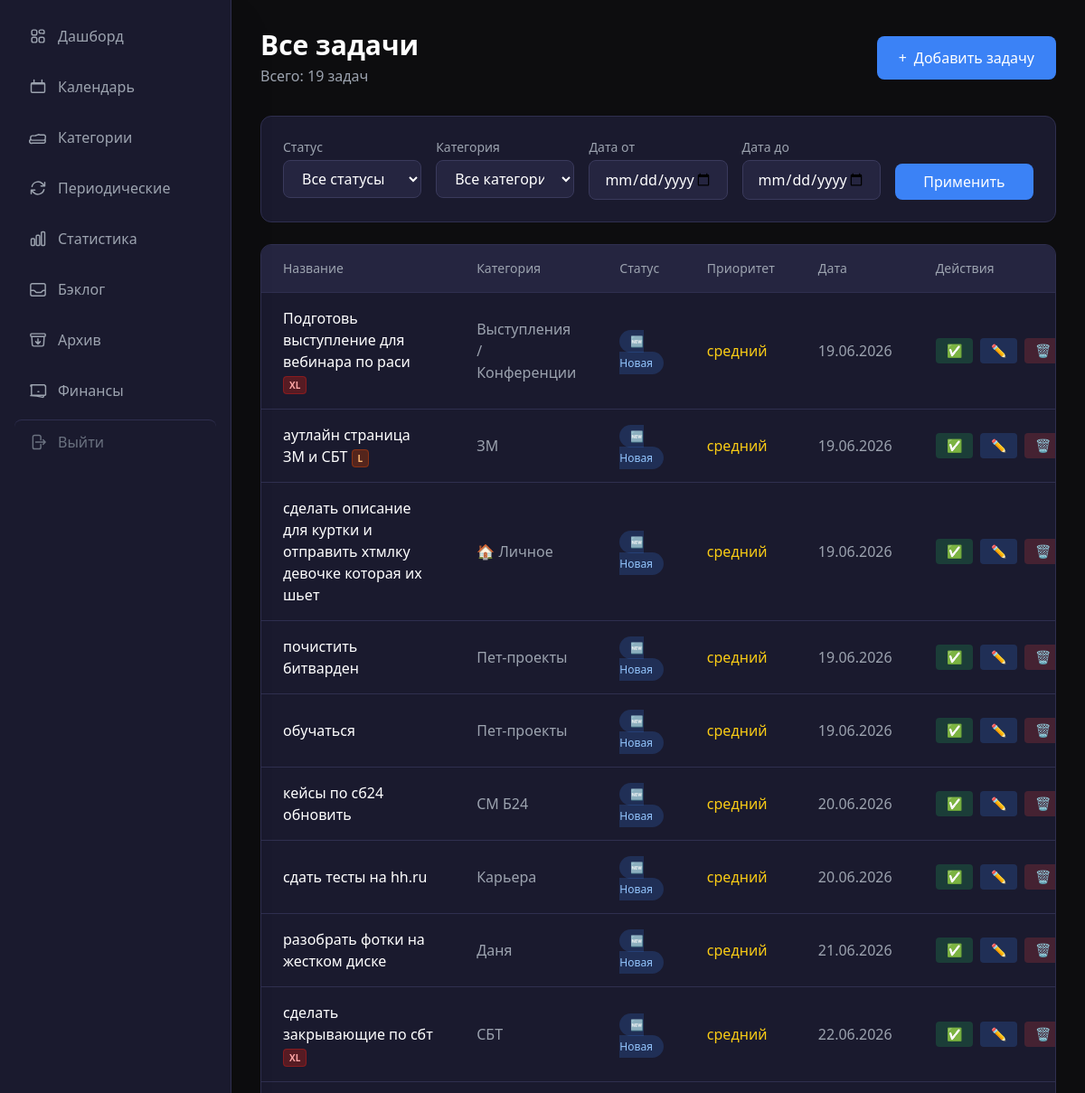
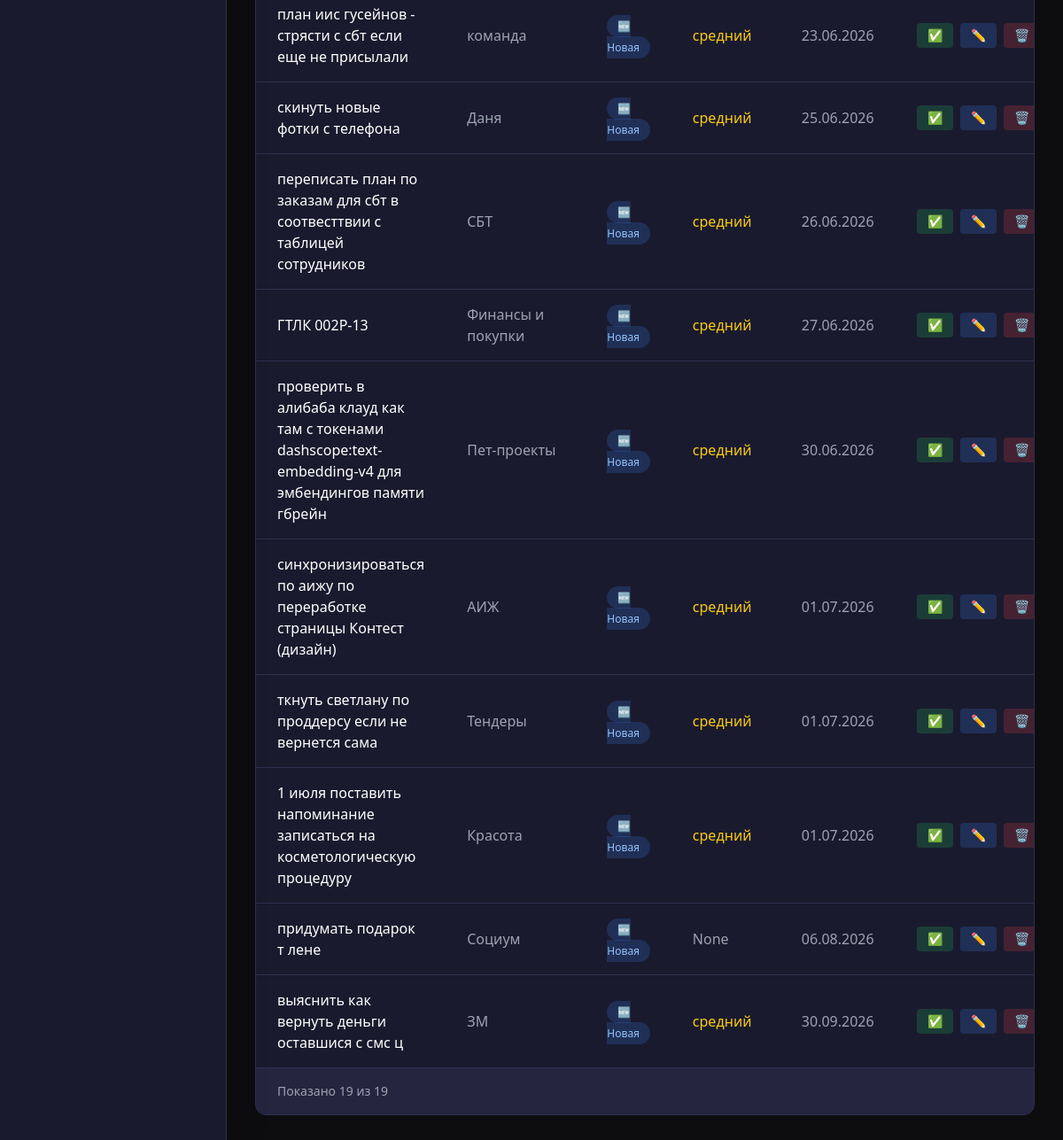
The page /tasks on the database its author committed (2 pictures, top to bottom).
### app/models/task.py (models this page shows)
class Task(Base):
    __tablename__ = "tasks"
    id = Column(Integer, primary_key=True, index=True)
    title = Column(String(500), nullable=False)
    description = Column(String, default="")
    category_id = Column(Integer, ForeignKey("categories.id"), nullable=True, index=True)
    status = Column(String(20), default="новая", index=True)  # новая/в_работе/выполнена/отложена
    priority = Column(String(20), default="средний")  # низкий/средний/высокий
    due_date = Column(Date, nullable=True, index=True)
    due_time = Column(Time, nullable=True) # Время встречи
    created_at = Column(DateTime(timezone=True), server_default=func.now())
    completed_at = Column(DateTime(timezone=True), nullable=True)
    source = Column(String(20), default="web")  # telegram/web/screenshot
    parent_task_id = Column(Integer, ForeignKey("tasks.id"), nullable=True, index=True)
    is_archived = Column(Boolean, default=False, index=True)
    item_kind = Column(String(20), default="task", nullable=False, index=True)  # task
    sort_order = Column(Integer, default=0)
    needs_review = Column(Boolean, default=False)
    message_hash = Column(String(64), nullable=True)
    postpones = Column(Integer, default=0)
    chronic_task = Column(Boolean, default=False, index=True)
    chronic_reviewed = Column(Boolean, default=False)
    tags = Column(String(500), nullable=True) # Теги проекта или контекста (#Антон, #Сбер)
    size = Column(String(4), nullable=True)   # L / XL — крупные задачи (NULL = обычная)
    impact_notes = Column(Text, nullable=True) # Заметки о результате/влиянии
    is_milestone = Column(Boolean, default=False, index=True) # Флаг важного достижения
    estimated_minutes = Column(Integer, nullable=True)
    actual_minutes = Column(Integer, nullable=True)
    category = relationship("Category", back_populates="tasks")
    subtasks = relationship("Task", backref="parent_task", remote_side=[id], lazy="select")

### app/models/category.py (models this page shows)
class Category(Base):
    __tablename__ = "categories"
    id = Column(Integer, primary_key=True, index=True)
    name = Column(String(100), nullable=False, index=True)
    is_global = Column(Boolean, default=False, index=True)
    parent_id = Column(Integer, ForeignKey("categories.id"), nullable=True)
    type = Column(String(20), default="task", index=True)  # task / finance
    created_at = Column(DateTime(timezone=True), server_default=func.now())
    children = relationship("Category", backref="parent", remote_side=[id], lazy="select")
    tasks = relationship("Task", back_populates="category", lazy="select")

### app/web/routes/tasks.py (the view)
@router.get("/tasks", response_class=HTMLResponse)
async def tasks_page(request: Request, status: Optional[str] = None):
    async with async_session() as db:
        filters = [Task.is_archived == False, Task.due_date != None]
        if status:
            filters.append(Task.status == status)
        result = await db.execute(
            select(Task)
            .options(selectinload(Task.category))
            .where(*filters)
            .order_by(Task.due_date.asc())
        )
        tasks = result.scalars().all()
        categories = await get_categories_list()
    return templates.TemplateResponse(request, "tasks.html", {
        "request": request,
        "tasks": tasks,
        "categories": categories,
        "total": len(tasks),
        "status_filter": status,
        "category_id_filter": None,
        "from_date_filter": None,
        "to_date_filter": None,
        "has_prev": False,
        "has_next": False,
        "prev_offset": 0,
        "next_offset": 0,
    })

### app/web/templates/tasks.html (shortened to what this page needs)
{% extends "base.html" %}
{% block content %}
<div class="max-w-7xl mx-auto">
    <div class="flex items-center justify-between mb-8">
        <div>
            <h1 class="text-3xl font-bold text-white">Все задачи</h1>
            <p class="text-gray-400 mt-1">Всего: {{ total }} задач</p>
        </div>
        <a href="/tasks/new"
           class="px-6 py-3 bg-accent hover:bg-blue-600 text-white font-medium rounded-lg transition-colors flex items-center">
            <span class="mr-2">+</span> Добавить задачу
        </a>
    </div>
    <div class="bg-dark-800 rounded-xl border border-dark-600 p-6 mb-6">
        <form method="get" action="/tasks" class="grid grid-cols-1 md:grid-cols-5 gap-4">
            <div>
                <label class="block text-sm text-gray-400 mb-1">Статус</label>
                <select name="status"
                        class="w-full px-4 py-2 bg-dark-700 border border-dark-500 rounded-lg text-white focus:outline-none focus:border-accent">
                    <option value="">Все статусы</option>
                </select>
            </div>
            <div>
                <label class="block text-sm text-gray-400 mb-1">Категория</label>
                <select name="category_id"
                        class="w-full px-4 py-2 bg-dark-700 border border-dark-500 rounded-lg text-white focus:outline-none focus:border-accent">
                    <option value="">Все категории</option>
                </select>
            </div>
            <div>
                <label class="block text-sm text-gray-400 mb-1">Дата от</label>
                <input type="date" name="from_date" value="{{ from_date_filter or '' }}"
                       class="w-full px-4 py-2 bg-dark-700 border border-dark-500 rounded-lg text-white focus:outline-none focus:border-accent">
            </div>
            <div>
                <label class="block text-sm text-gray-400 mb-1">Дата до</label>
                <input type="date" name="to_date" value="{{ to_date_filter or '' }}"
                       class="w-full px-4 py-2 bg-dark-700 border border-dark-500 rounded-lg text-white focus:outline-none focus:border-accent">
            </div>
            <div class="flex items-end">
                <button type="submit"
                        class="w-full px-4 py-2 bg-accent hover:bg-blue-600 text-white rounded-lg transition-colors">
                    Применить
                </button>
            </div>
        </form>
    </div>
    <div class="bg-dark-800 rounded-xl border border-dark-600 overflow-hidden">
        {% if tasks %}
        <table class="w-full">
            <thead class="bg-dark-700 border-b border-dark-600">
                <tr>
                    <th class="px-6 py-4 text-left text-sm font-medium text-gray-400">Название</th>
                    <th class="px-6 py-4 text-left text-sm font-medium text-gray-400">Категория</th>
                    <th class="px-6 py-4 text-left text-sm font-medium text-gray-400">Статус</th>
                    <th class="px-6 py-4 text-left text-sm font-medium text-gray-400">Приоритет</th>
                    <th class="px-6 py-4 text-left text-sm font-medium text-gray-400">Дата</th>
                    <th class="px-6 py-4 text-left text-sm font-medium text-gray-400">Действия</th>
                </tr>
            </thead>
            <tbody class="divide-y divide-dark-600">
                {% for task in tasks %}
                <tr class="table-row priority-{{ task.priority }} hover:bg-dark-700/50">
                    <td class="px-6 py-4">
                        <span class="text-white font-medium">{{ task.title }}</span>
                        {% if task.size == 'XL' %}
                        <span class="bg-red-900/60 text-red-300 px-1.5 py-0.5 rounded text-[10px] font-bold border border-red-700/50">XL</span>
                        {% elif task.size == 'L' %}
                        <span class="bg-orange-900/60 text-orange-300 px-1.5 py-0.5 rounded text-[10px] font-bold border border-orange-700/50">L</span>
                        {% endif %}
                    </td>
                    <td class="px-6 py-4 text-gray-400">
                        {% if task.category %}{{ task.category.name }}{% else %}—{% endif %}
                    </td>
                    <td class="px-6 py-4">
                        {% set status_class = {
                            'новая': 'status-new',
                            'в_работе': 'status-in_progress',
                            'выполнена': 'status-completed',
                            'отложена': 'status-postponed'
                        } %}
                        {% set status_label = {
                            'новая': '🆕 Новая',
                            'в_работе': '🔄 В работе',
                            'выполнена': '✅ Выполнена',
                            'отложена': '⏸️ Отложена'
                        } %}
                        <span class="px-3 py-1 rounded-full text-xs font-medium {{ status_class.get(task.status, 'status-new') }}">
                            {{ status_label.get(task.status, task.status) }}
                        </span>
                    </td>
                    <td class="px-6 py-4">
                        {% set priority_colors = {
                            'высокий': 'text-red-400',
                            'средний': 'text-yellow-400',
                            'низкий': 'text-green-400'
                        } %}
                        <span class="{{ priority_colors.get(task.priority, 'text-gray-400') }}">
                            {{ task.priority }}
                        </span>
                    </td>
                    <td class="px-6 py-4 text-gray-400">
                        {% if task.due_date %}{{ task.due_date.strftime('%d.%m.%Y') }}{% else %}—{% endif %}
                    </td>
                    <td class="px-6 py-4">
                        <div class="flex items-center space-x-2">
                            {% if task.status != 'выполнена' %}
                            <form hx-post="/tasks/{{ task.id }}/complete"
                                  hx-target="closest tr"
                                  hx-swap="outerHTML"
                                  class="inline">
                                <button type="submit" title="Выполнить"
                                        class="px-3 py-1 bg-green-500/20 text-green-400 rounded hover:bg-green-500/30 transition-colors text-sm">
                                    ✅
                                </button>
                            </form>
                            {% endif %}
                            <a href="/tasks/{{ task.id }}/edit"
                               class="px-3 py-1 bg-blue-500/20 text-blue-400 rounded hover:bg-blue-500/30 transition-colors text-sm"
                               title="Редактировать">
                                ✏️
                            </a>
                            <form hx-delete="/tasks/{{ task.id }}"
                                  hx-target="closest tr"
                                  hx-swap="outerHTML"
                                  class="inline">
                                <button type="submit" title="Удалить"
                                        class="px-3 py-1 bg-red-500/20 text-red-400 rounded hover:bg-red-500/30 transition-colors text-sm"
                                        onclick="return confirm('Удалить задачу?')">
                                    🗑️
                                </button>
                            </form>
                        </div>
                    </td>
                </tr>
                {% endfor %}
            </tbody>
        </table>
        {% else %}
        <div class="text-center py-16 text-gray-500">
            <span class="text-4xl mb-4 block">📭</span>
            <p class="text-lg">Задач не найдено</p>
            <p class="text-sm mt-2">Попробуйте изменить фильтры или создайте новую задачу</p>
        </div>
        {% endif %}
        {% if tasks %}
        <div class="px-6 py-4 bg-dark-700 border-t border-dark-600 flex items-center justify-between">
            <span class="text-sm text-gray-400">
                Показано {{ tasks|length }} из {{ total }}
            </span>
        </div>
        {% endif %}
    </div>
</div>
{% endblock %}

### app/web/static/css/style.css (style rules this page uses)
.status-new { background-color: rgba(59, 130, 246, 0.2); color: #93c5fd; }
input[type="text"], input[type="date"], input[type="time"], textarea, select { transition: border-color 0.2s ease, box-shadow 0.2s ease; }
.table-row { transition: background-color 0.15s ease; }

### rows shown on the page
Task: title "Подготовь выступление для вебинара по раси", size "XL", category.name "Выступления / Конференции", get "🆕 Новая", priority "средний", due_date "19.06.2026"
Task: title "аутлайн страница ЗМ и СБТ", size "L", category.name "ЗМ", get "🆕 Новая", priority "средний", due_date "19.06.2026"
Task: title "сделать описание для куртки и отправить хтмлку девочке которая их шьет", category.name "🏠 Личное", get "🆕 Новая", priority "средний", due_date "19.06.2026"
Task: title "почистить битварден", category.name "Пет-проекты", get "🆕 Новая", priority "средний", due_date "19.06.2026"
Task: title "обучаться", category.name "Пет-проекты", get "🆕 Новая", priority "средний", due_date "19.06.2026"
Task: title "кейсы по сб24 обновить", category.name "СМ Б24", get "🆕 Новая", priority "средний", due_date "20.06.2026"
Task: title "сдать тесты на hh.ru", category.name "Карьера", get "🆕 Новая", priority "средний", due_date "20.06.2026"
Task: title "разобрать фотки на жестком диске", category.name "Даня", get "🆕 Новая", priority "средний", due_date "21.06.2026"
Task: title "сделать закрывающие по сбт", size "XL", category.name "СБТ", get "🆕 Новая", priority "средний", due_date "22.06.2026"
Task: title "план иис гусейнов - стрясти с сбт если еще не присылали", category.name "команда", get "🆕 Новая", priority "средний", due_date "23.06.2026"
Task: title "скинуть новые фотки с телефона", category.name "Даня", get "🆕 Новая", priority "средний", due_date "25.06.2026"
Task: title "переписать план по заказам для сбт в соотвесттвии с таблицей сотрудников", category.name "СБТ", get "🆕 Новая", priority "средний", due_date "26.06.2026"
Task: title "ГТЛК 002Р-13", category.name "Финансы и покупки", get "🆕 Новая", priority "средний", due_date "27.06.2026"
Task: title "проверить в алибаба клауд как там с токенами dashscope:text-embedding-v4 для эмбендингов памяти гбрейн", category.name "Пет-проекты", get "🆕 Новая", priority "средний", due_date "30.06.2026"
Task: title "синхронизироваться по аижу по переработке страницы Контест (дизайн)", category.name "АИЖ", get "🆕 Новая", priority "средний", due_date "01.07.2026"
Task: title "ткнуть светлану по проддерсу если не вернется сама", category.name "Тендеры", get "🆕 Новая", priority "средний", due_date "01.07.2026"
Task: title "1 июля поставить напоминание записаться на косметологическую процедуру", category.name "Красота", get "🆕 Новая", priority "средний", due_date "01.07.2026"
Task: title "придумать подарок т лене", category.name "Социум", get "🆕 Новая", priority "None", due_date "06.08.2026"
Task: title "выяснить как вернуть деньги оставшися с смс ц", category.name "ЗМ", get "🆕 Новая", priority "средний", due_date "30.09.2026"

### other values the page prints
{{ total }} "19"
{{ tasks|length }} "19"
